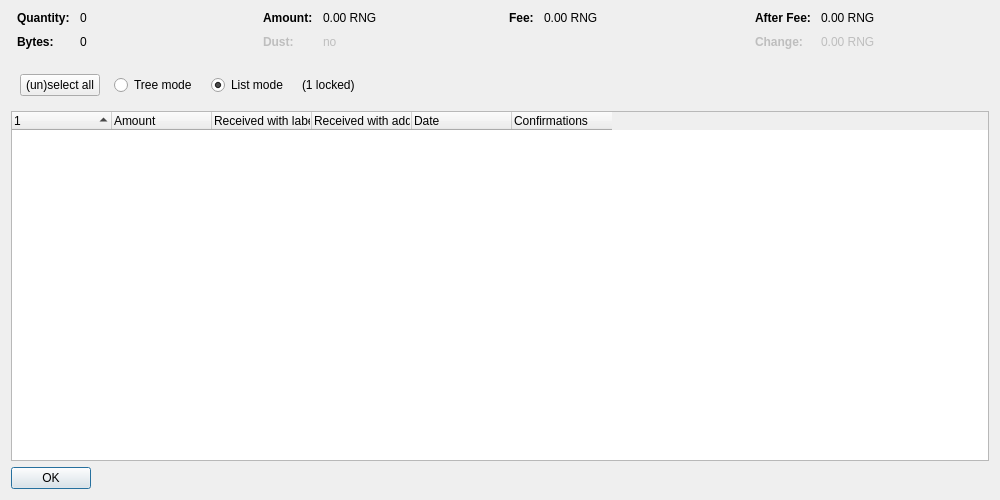
<?xml version="1.0" encoding="UTF-8"?>
<ui version="4.0">
 <class>CoinControlDialog</class>
 <widget class="QDialog" name="CoinControlDialog">
  <property name="geometry">
   <rect>
    <x>0</x>
    <y>0</y>
    <width>1000</width>
    <height>500</height>
   </rect>
  </property>
  <property name="windowTitle">
   <string>Coin Selection</string>
  </property>
  <layout class="QVBoxLayout" name="verticalLayout">
   <item>
    <layout class="QHBoxLayout" name="horizontalLayoutTop" stretch="0,0,0,0">
     <property name="topMargin">
      <number>0</number>
     </property>
     <property name="bottomMargin">
      <number>10</number>
     </property>
     <item>
      <layout class="QFormLayout" name="formLayoutCoinControl1">
       <property name="horizontalSpacing">
        <number>10</number>
       </property>
       <property name="verticalSpacing">
        <number>10</number>
       </property>
       <property name="leftMargin">
        <number>6</number>
       </property>
       <property name="rightMargin">
        <number>6</number>
       </property>
       <item row="0" column="0">
        <widget class="QLabel" name="labelCoinControlQuantityText">
         <property name="font">
          <font>
           <weight>75</weight>
           <bold>true</bold>
          </font>
         </property>
         <property name="text">
          <string>Quantity:</string>
         </property>
        </widget>
       </item>
       <item row="0" column="1">
        <widget class="QLabel" name="labelCoinControlQuantity">
         <property name="cursor">
          <cursorShape>IBeamCursor</cursorShape>
         </property>
         <property name="contextMenuPolicy">
          <enum>Qt::ActionsContextMenu</enum>
         </property>
         <property name="text">
          <string notr="true">0</string>
         </property>
         <property name="textInteractionFlags">
          <set>Qt::LinksAccessibleByMouse|Qt::TextSelectableByKeyboard|Qt::TextSelectableByMouse</set>
         </property>
        </widget>
       </item>
       <item row="1" column="0">
        <widget class="QLabel" name="labelCoinControlBytesText">
         <property name="font">
          <font>
           <weight>75</weight>
           <bold>true</bold>
          </font>
         </property>
         <property name="text">
          <string>Bytes:</string>
         </property>
        </widget>
       </item>
       <item row="1" column="1">
        <widget class="QLabel" name="labelCoinControlBytes">
         <property name="cursor">
          <cursorShape>IBeamCursor</cursorShape>
         </property>
         <property name="contextMenuPolicy">
          <enum>Qt::ActionsContextMenu</enum>
         </property>
         <property name="text">
          <string notr="true">0</string>
         </property>
         <property name="textInteractionFlags">
          <set>Qt::LinksAccessibleByMouse|Qt::TextSelectableByKeyboard|Qt::TextSelectableByMouse</set>
         </property>
        </widget>
       </item>
      </layout>
     </item>
     <item>
      <layout class="QFormLayout" name="formLayoutCoinControl2">
       <property name="horizontalSpacing">
        <number>10</number>
       </property>
       <property name="verticalSpacing">
        <number>10</number>
       </property>
       <property name="leftMargin">
        <number>6</number>
       </property>
       <property name="rightMargin">
        <number>6</number>
       </property>
       <item row="0" column="0">
        <widget class="QLabel" name="labelCoinControlAmountText">
         <property name="font">
          <font>
           <weight>75</weight>
           <bold>true</bold>
          </font>
         </property>
         <property name="text">
          <string>Amount:</string>
         </property>
        </widget>
       </item>
       <item row="0" column="1">
        <widget class="QLabel" name="labelCoinControlAmount">
         <property name="cursor">
          <cursorShape>IBeamCursor</cursorShape>
         </property>
         <property name="contextMenuPolicy">
          <enum>Qt::ActionsContextMenu</enum>
         </property>
         <property name="text">
          <string notr="true">0.00 RNG</string>
         </property>
         <property name="textInteractionFlags">
          <set>Qt::LinksAccessibleByMouse|Qt::TextSelectableByKeyboard|Qt::TextSelectableByMouse</set>
         </property>
        </widget>
       </item>
       <item row="1" column="0">
        <widget class="QLabel" name="labelCoinControlLowOutputText">
         <property name="enabled">
          <bool>false</bool>
         </property>
         <property name="font">
          <font>
           <weight>75</weight>
           <bold>true</bold>
          </font>
         </property>
         <property name="text">
          <string>Dust:</string>
         </property>
        </widget>
       </item>
       <item row="1" column="1">
        <widget class="QLabel" name="labelCoinControlLowOutput">
         <property name="enabled">
          <bool>false</bool>
         </property>
         <property name="cursor">
          <cursorShape>IBeamCursor</cursorShape>
         </property>
         <property name="contextMenuPolicy">
          <enum>Qt::ActionsContextMenu</enum>
         </property>
         <property name="text">
          <string notr="true">no</string>
         </property>
         <property name="textInteractionFlags">
          <set>Qt::LinksAccessibleByMouse|Qt::TextSelectableByKeyboard|Qt::TextSelectableByMouse</set>
         </property>
        </widget>
       </item>
      </layout>
     </item>
     <item>
      <layout class="QFormLayout" name="formLayoutCoinControl3">
       <property name="horizontalSpacing">
        <number>10</number>
       </property>
       <property name="verticalSpacing">
        <number>10</number>
       </property>
       <property name="leftMargin">
        <number>6</number>
       </property>
       <property name="rightMargin">
        <number>6</number>
       </property>
       <item row="0" column="0">
        <widget class="QLabel" name="labelCoinControlFeeText">
         <property name="font">
          <font>
           <weight>75</weight>
           <bold>true</bold>
          </font>
         </property>
         <property name="text">
          <string>Fee:</string>
         </property>
        </widget>
       </item>
       <item row="0" column="1">
        <widget class="QLabel" name="labelCoinControlFee">
         <property name="cursor">
          <cursorShape>IBeamCursor</cursorShape>
         </property>
         <property name="contextMenuPolicy">
          <enum>Qt::ActionsContextMenu</enum>
         </property>
         <property name="text">
          <string notr="true">0.00 RNG</string>
         </property>
         <property name="textInteractionFlags">
          <set>Qt::LinksAccessibleByMouse|Qt::TextSelectableByKeyboard|Qt::TextSelectableByMouse</set>
         </property>
        </widget>
       </item>
      </layout>
     </item>
     <item>
      <layout class="QFormLayout" name="formLayoutCoinControl4">
       <property name="horizontalSpacing">
        <number>10</number>
       </property>
       <property name="verticalSpacing">
        <number>10</number>
       </property>
       <property name="leftMargin">
        <number>6</number>
       </property>
       <property name="rightMargin">
        <number>6</number>
       </property>
       <item row="0" column="0">
        <widget class="QLabel" name="labelCoinControlAfterFeeText">
         <property name="font">
          <font>
           <weight>75</weight>
           <bold>true</bold>
          </font>
         </property>
         <property name="text">
          <string>After Fee:</string>
         </property>
        </widget>
       </item>
       <item row="0" column="1">
        <widget class="QLabel" name="labelCoinControlAfterFee">
         <property name="cursor">
          <cursorShape>IBeamCursor</cursorShape>
         </property>
         <property name="contextMenuPolicy">
          <enum>Qt::ActionsContextMenu</enum>
         </property>
         <property name="text">
          <string notr="true">0.00 RNG</string>
         </property>
         <property name="textInteractionFlags">
          <set>Qt::LinksAccessibleByMouse|Qt::TextSelectableByKeyboard|Qt::TextSelectableByMouse</set>
         </property>
        </widget>
       </item>
       <item row="1" column="0">
        <widget class="QLabel" name="labelCoinControlChangeText">
         <property name="enabled">
          <bool>false</bool>
         </property>
         <property name="font">
          <font>
           <weight>75</weight>
           <bold>true</bold>
          </font>
         </property>
         <property name="text">
          <string>Change:</string>
         </property>
        </widget>
       </item>
       <item row="1" column="1">
        <widget class="QLabel" name="labelCoinControlChange">
         <property name="enabled">
          <bool>false</bool>
         </property>
         <property name="cursor">
          <cursorShape>IBeamCursor</cursorShape>
         </property>
         <property name="contextMenuPolicy">
          <enum>Qt::ActionsContextMenu</enum>
         </property>
         <property name="text">
          <string notr="true">0.00 RNG</string>
         </property>
         <property name="textInteractionFlags">
          <set>Qt::LinksAccessibleByMouse|Qt::TextSelectableByKeyboard|Qt::TextSelectableByMouse</set>
         </property>
        </widget>
       </item>
      </layout>
     </item>
    </layout>
   </item>
   <item>
    <widget class="QFrame" name="frame">
     <property name="minimumSize">
      <size>
       <width>0</width>
       <height>40</height>
      </size>
     </property>
     <property name="frameShape">
      <enum>QFrame::NoFrame</enum>
     </property>
     <property name="frameShadow">
      <enum>QFrame::Plain</enum>
     </property>
     <layout class="QHBoxLayout" name="horizontalLayout">
      <item>
       <layout class="QHBoxLayout" name="horizontalLayoutPanel" stretch="0,0,0,0,0">
        <property name="spacing">
         <number>14</number>
        </property>
        <item>
         <widget class="QPushButton" name="pushButtonSelectAll">
          <property name="sizePolicy">
           <sizepolicy hsizetype="Maximum" vsizetype="Fixed">
            <horstretch>0</horstretch>
            <verstretch>0</verstretch>
           </sizepolicy>
          </property>
          <property name="text">
           <string>(un)select all</string>
          </property>
          <property name="autoDefault">
           <bool>false</bool>
          </property>
         </widget>
        </item>
        <item>
         <widget class="QRadioButton" name="radioTreeMode">
          <property name="sizePolicy">
           <sizepolicy hsizetype="Maximum" vsizetype="Fixed">
            <horstretch>0</horstretch>
            <verstretch>0</verstretch>
           </sizepolicy>
          </property>
          <property name="text">
           <string>Tree mode</string>
          </property>
         </widget>
        </item>
        <item>
         <widget class="QRadioButton" name="radioListMode">
          <property name="sizePolicy">
           <sizepolicy hsizetype="Maximum" vsizetype="Fixed">
            <horstretch>0</horstretch>
            <verstretch>0</verstretch>
           </sizepolicy>
          </property>
          <property name="text">
           <string>List mode</string>
          </property>
          <property name="checked">
           <bool>true</bool>
          </property>
         </widget>
        </item>
        <item>
         <widget class="QLabel" name="labelLocked">
          <property name="text">
           <string notr="true">(1 locked)</string>
          </property>
         </widget>
        </item>
        <item>
         <spacer name="horizontalSpacer">
          <property name="orientation">
           <enum>Qt::Horizontal</enum>
          </property>
          <property name="sizeHint" stdset="0">
           <size>
            <width>40</width>
            <height>20</height>
           </size>
          </property>
         </spacer>
        </item>
       </layout>
      </item>
     </layout>
    </widget>
   </item>
   <item>
    <widget class="CoinControlTreeWidget" name="treeWidget">
     <property name="contextMenuPolicy">
      <enum>Qt::CustomContextMenu</enum>
     </property>
     <property name="sortingEnabled">
      <bool>false</bool>
     </property>
     <property name="columnCount">
      <number>6</number>
     </property>
     <attribute name="headerShowSortIndicator" stdset="0">
      <bool>true</bool>
     </attribute>
     <attribute name="headerStretchLastSection">
      <bool>false</bool>
     </attribute>
     <column>
      <property name="text">
       <string/>
      </property>
     </column>
     <column>
      <property name="text">
       <string>Amount</string>
      </property>
     </column>
     <column>
      <property name="text">
       <string>Received with label</string>
      </property>
     </column>
     <column>
      <property name="text">
       <string>Received with address</string>
      </property>
     </column>
     <column>
      <property name="text">
       <string>Date</string>
      </property>
     </column>
     <column>
      <property name="text">
       <string>Confirmations</string>
      </property>
      <property name="toolTip">
       <string>Confirmed</string>
      </property>
     </column>
     <column>
      <property name="text">
       <string/>
      </property>
     </column>
     <column>
      <property name="text">
       <string/>
      </property>
     </column>
     <column>
      <property name="text">
       <string/>
      </property>
     </column>
     <column>
      <property name="text">
       <string/>
      </property>
     </column>
    </widget>
   </item>
   <item>
    <widget class="QDialogButtonBox" name="buttonBox">
     <property name="sizePolicy">
      <sizepolicy hsizetype="Maximum" vsizetype="Fixed">
       <horstretch>0</horstretch>
       <verstretch>0</verstretch>
      </sizepolicy>
     </property>
     <property name="orientation">
      <enum>Qt::Horizontal</enum>
     </property>
     <property name="standardButtons">
      <set>QDialogButtonBox::Ok</set>
     </property>
    </widget>
   </item>
  </layout>
 </widget>
 <customwidgets>
  <customwidget>
   <class>CoinControlTreeWidget</class>
   <extends>QTreeWidget</extends>
   <header>qt/coincontroltreewidget.h</header>
  </customwidget>
 </customwidgets>
 <resources/>
 <connections/>
</ui>
